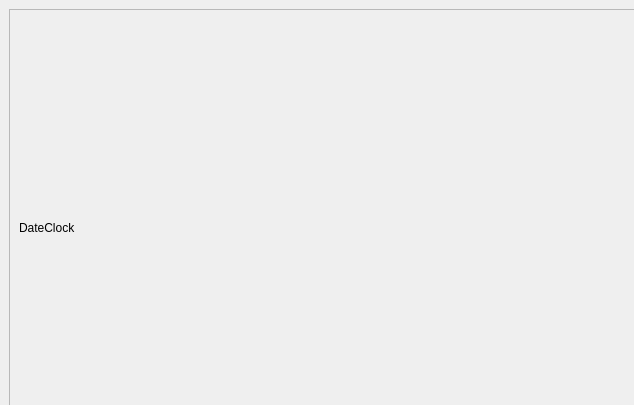
<?xml version="1.0" encoding="UTF-8"?>
<ui version="4.0">
 <class>Hauptfenster</class>
 <widget class="QMainWindow" name="Hauptfenster">
  <property name="geometry">
   <rect>
    <x>0</x>
    <y>0</y>
    <width>634</width>
    <height>405</height>
   </rect>
  </property>
  <property name="windowTitle">
   <string>MainWindow</string>
  </property>
  <widget class="QWidget" name="centralwidget">
   <widget class="QFrame" name="frame">
    <property name="geometry">
     <rect>
      <x>9</x>
      <y>9</y>
      <width>3610</width>
      <height>802</height>
     </rect>
    </property>
    <property name="frameShape">
     <enum>QFrame::StyledPanel</enum>
    </property>
    <property name="frameShadow">
     <enum>QFrame::Raised</enum>
    </property>
    <widget class="QWidget" name="horizontalLayoutWidget">
     <property name="geometry">
      <rect>
       <x>10</x>
       <y>40</y>
       <width>3590</width>
       <height>722</height>
      </rect>
     </property>
     <layout class="QHBoxLayout" name="horizontalLayout">
      <item>
       <layout class="QVBoxLayout" name="verticalLayout_3">
        <item>
         <layout class="QHBoxLayout" name="horizontalLayout_2">
          <item>
           <widget class="QLabel" name="label">
            <property name="text">
             <string>DateClock</string>
            </property>
           </widget>
          </item>
         </layout>
        </item>
        <item>
         <widget class="QLabel" name="label_2">
          <property name="text">
           <string>MAIN WINDOW</string>
          </property>
         </widget>
        </item>
       </layout>
      </item>
      <item>
       <layout class="QVBoxLayout" name="verticalLayout_2">
        <item>
         <widget class="QPushButton" name="pushButton">
          <property name="text">
           <string>Option 1</string>
          </property>
         </widget>
        </item>
        <item>
         <widget class="QPushButton" name="pushButton_2">
          <property name="text">
           <string>Option 2</string>
          </property>
         </widget>
        </item>
        <item>
         <widget class="QPushButton" name="pushButton_3">
          <property name="text">
           <string>Option 3</string>
          </property>
         </widget>
        </item>
       </layout>
      </item>
     </layout>
    </widget>
   </widget>
  </widget>
 </widget>
 <resources>
  <include location="assets/myFile.qrc"/>
 </resources>
 <connections/>
</ui>
